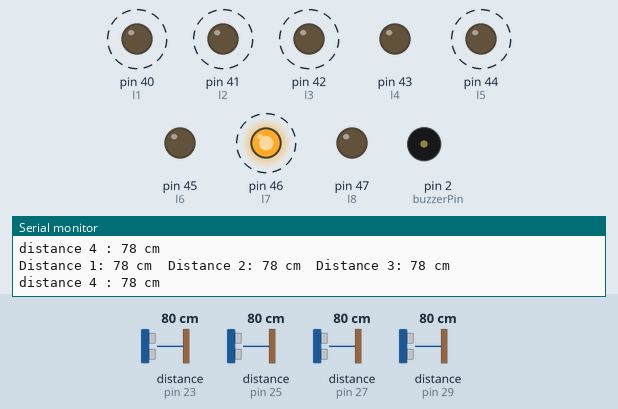
Simulated run of this sketch. Board: Arduino Mega 2560, built with avr-gcc and run on an emulated ATmega2560. On the bench: output pins drawn as LEDs (lit = HIGH), buzzer (waves = sounding, pin HIGH), the last lines printed to the serial monitor. Wiring (inferred from the names in the program): 4 × ultrasonic range finder: trigger pin 22, echo pin 23 / trigger pin 24, echo pin 25 / trigger pin 26, echo pin 27 / trigger pin 28, echo pin 29. Dashed ring = blinking. The test bench sets the inputs (shaded band); at power-on: distance to the obstacle (sensors on pin 23, pin 25, pin 27, pin 29) 80 cm. The echo pulse lasts 58.3 µs per cm; pins used as bus, display or sensor lines are not drawn.

Above: at 0.91 s.
1.4 s: distance to the obstacle (sensor on pin 23) set to 56 cm
4.5 s: distance to the obstacle (sensor on pin 23) set to 47 cm
At 4.73 s:
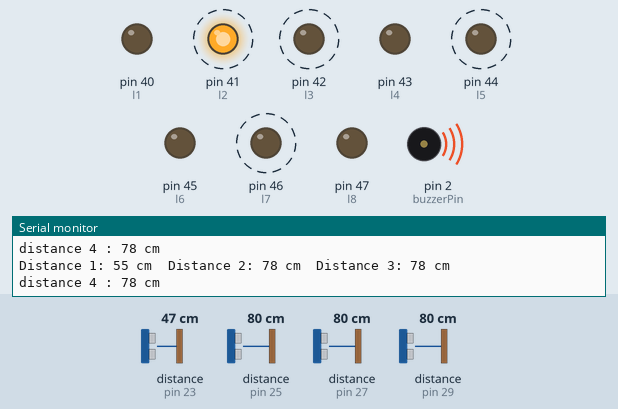
7.6 s: distance to the obstacle (sensor on pin 25) set to 250 cm
10.7 s: distance to the obstacle (sensor on pin 25) set to 57 cm
13.8 s: distance to the obstacle (sensor on pin 25) set to 46 cm
At 14.1 s:
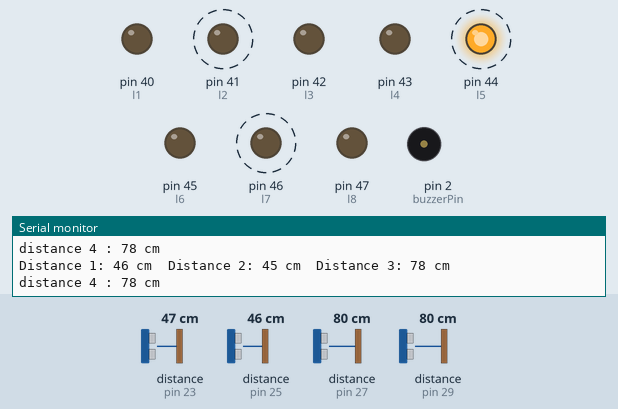
16.9 s: distance to the obstacle (sensor on pin 25) set to 60 cm
At 17.48 s:
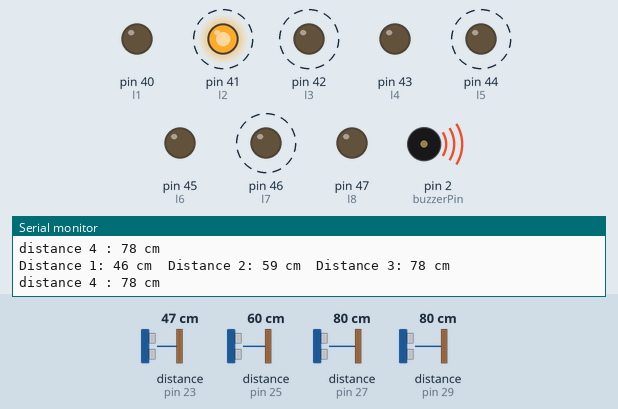
Timing chart, 0 to 21.0 s (numbered marks = the images above; inputs shaded):
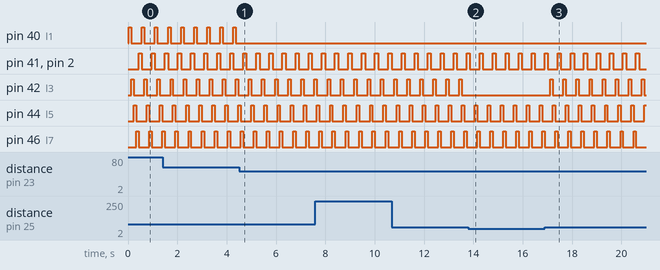

The sketch:

collision_warning.ino
```cpp
// Pins for the first leftt ultrasonic sensor
const int trigPin1 = 22;
const int echoPin1 = 23;
int l1 = 40; // blue led left
int l2 = 41; // red led left


// Pins for the second front ultrasonic sensor
const int trigPin2 = 24;
const int echoPin2 = 25;
int l3 = 42; // blue led left
int l4 = 43; // red led left

// Pins for the third right ultrasonic sensor
const int trigPin3 = 26;
const int echoPin3 = 27;
int l5 = 44; // blue led left


int l6 = 45 ; // red led left

// Pins for the 4th Back ultrasonic sensor
const int trigPin4 = 28;
const int echoPin4 = 29;
int l7 = 46; // blue led left
int l8 = 47 ; // red led left

//buzzer pin
const int buzzerPin = 2;

void setup() {
  Serial.begin(9600);

  // Initialize trigger pins as OUTPUT
  pinMode(trigPin1, OUTPUT);
  pinMode(trigPin2, OUTPUT);
  pinMode(trigPin3, OUTPUT);
  pinMode(trigPin4, OUTPUT);

  // Initialize echo pins as INPUT
  pinMode(echoPin1, INPUT);
  pinMode(echoPin2, INPUT);
  pinMode(echoPin3, INPUT);
  pinMode(echoPin4, INPUT);

  //initialize led pins
  pinMode(l1, OUTPUT);
  pinMode(l2, OUTPUT);
  pinMode(l3, OUTPUT);
  pinMode(l4, OUTPUT);
  pinMode(l5, OUTPUT);
  pinMode(l6, OUTPUT);
  pinMode(l7, OUTPUT);
  pinMode(l8, OUTPUT);

//initialize buzzer
  pinMode(buzzerPin, OUTPUT);
}

void loop() {
  // Measure distance using the first ultrasonic sensor
  long duration1, distance1;
  digitalWrite(trigPin1, LOW);
  delayMicroseconds(2);
  digitalWrite(trigPin1, HIGH);
  delayMicroseconds(10);
  digitalWrite(trigPin1, LOW);
  duration1 = pulseIn(echoPin1, HIGH);
  distance1 = duration1 * 0.034 / 2;

  // Measure distance using the second ultrasonic sensor
  long duration2, distance2;
  digitalWrite(trigPin2, LOW);
  delayMicroseconds(2);
  digitalWrite(trigPin2, HIGH);
  delayMicroseconds(10);
  digitalWrite(trigPin2, LOW);
  duration2 = pulseIn(echoPin2, HIGH);
  distance2 = duration2 * 0.034 / 2;

  // Measure distance using the third ultrasonic sensor
  long duration3, distance3;
  digitalWrite(trigPin3, LOW);
  delayMicroseconds(2);
  digitalWrite(trigPin3, HIGH);
  delayMicroseconds(10);
  digitalWrite(trigPin3, LOW);
  duration3 = pulseIn(echoPin3, HIGH);
  distance3 = duration3 * 0.034 / 2;

  // Measure distance using the fourth ultrasonic sensor
  long duration4, distance4;
  digitalWrite(trigPin4, LOW);
  delayMicroseconds(2);
  digitalWrite(trigPin4, HIGH);
  delayMicroseconds(10);
  digitalWrite(trigPin4, LOW);
  duration4 = pulseIn(echoPin4, HIGH);
  distance4 = duration4 * 0.034 / 2;


  // Print the distances to the Serial Monitor
  Serial.print("Distance 1: ");
  Serial.print(distance1);
  Serial.print(" cm\t");
  Serial.print("Distance 2: ");
  Serial.print(distance2);
  Serial.print(" cm\t");
  Serial.print("Distance 3: ");
  Serial.print(distance3);
  Serial.println(" cm");
  Serial.print("distance 4 : ");
  Serial.print(distance4);
  Serial.println(" cm");

  if (distance1 < 300 && distance1 >50 )
  {
  digitalWrite(l1, HIGH);
  digitalWrite(l2, LOW);
  digitalWrite(l3, LOW);
  digitalWrite(l4, LOW);
  digitalWrite(l5, LOW);
  digitalWrite(l6, LOW);
  digitalWrite(l6, LOW);
  digitalWrite(l7, LOW);
  digitalWrite(buzzerPin, LOW);
  delay(100);
  }
   else
 {
  digitalWrite(l1, LOW);
  digitalWrite(l2, LOW);
  digitalWrite(l3, LOW);
  digitalWrite(l4, LOW);
  digitalWrite(l5, LOW);
  digitalWrite(l6, LOW);
  digitalWrite(l7, LOW);
  digitalWrite(l8, LOW);
  digitalWrite(buzzerPin, LOW);
  delay(100);
 }

  if (distance2 < 300 && distance2 >50 )
  {
  digitalWrite(l1, LOW);
  digitalWrite(l2, LOW);
  digitalWrite(l3, HIGH);
  digitalWrite(l4, LOW);
  digitalWrite(l5, LOW);
  digitalWrite(l6, LOW);
  digitalWrite(l7, LOW);
  digitalWrite(l8, LOW);
  digitalWrite(buzzerPin, LOW);
  delay(100);
  }
  else
 {
  digitalWrite(l1, LOW);
  digitalWrite(l2, LOW);
  digitalWrite(l3, LOW);
  digitalWrite(l4, LOW);
  digitalWrite(l5, LOW);
  digitalWrite(l6, LOW);
  digitalWrite(l7, LOW);
  digitalWrite(l8, LOW);
  digitalWrite(buzzerPin, LOW);
  delay(100);
 }
   if (distance3 < 300 && distance3 >50 )
  {
  digitalWrite(l1, LOW);
  digitalWrite(l2, LOW);
  digitalWrite(l3, LOW);
  digitalWrite(l4, LOW);
  digitalWrite(l5, HIGH);
  digitalWrite(l6, LOW);
  digitalWrite(l7, LOW);
  digitalWrite(l8, LOW);
  digitalWrite(buzzerPin, LOW);
  delay(100);
  }
  else
 {
  digitalWrite(l1, LOW);
  digitalWrite(l2, LOW);
  digitalWrite(l3, LOW);
  digitalWrite(l4, LOW);
  digitalWrite(l5, LOW);
  digitalWrite(l6, LOW);
  digitalWrite(l7, LOW);
  digitalWrite(l8, LOW);
  digitalWrite(buzzerPin, LOW);
  delay(100);
 }

  if (distance4 < 300 && distance4 >50 )
  {
  digitalWrite(l1, LOW);
  digitalWrite(l2, LOW);
  digitalWrite(l3, LOW);
  digitalWrite(l4, LOW);
  digitalWrite(l5, LOW);
  digitalWrite(l6, LOW);
  digitalWrite(l7, HIGH);
  digitalWrite(l8, LOW);
  digitalWrite(buzzerPin, LOW);
  delay(100);
  }
  else
 {
  digitalWrite(l1, LOW);
  digitalWrite(l2, LOW);
  digitalWrite(l3, LOW);
  digitalWrite(l4, LOW);
  digitalWrite(l5, LOW);
  digitalWrite(l6, LOW);
  digitalWrite(l7, LOW);
  digitalWrite(l8, LOW);
  digitalWrite(buzzerPin, LOW);
  delay(100);
 }


  if (distance1 < 100 )
  {
  digitalWrite(l1, LOW);
  digitalWrite(l2, HIGH);
  digitalWrite(l3, LOW);
  digitalWrite(l4, LOW);
  digitalWrite(l5, LOW);
  digitalWrite(l6, LOW);
  digitalWrite(l7, LOW);
  digitalWrite(l8, LOW);
  digitalWrite(buzzerPin, HIGH);
  delay(100);
  }
 else
 {
  digitalWrite(l1, LOW);
  digitalWrite(l2, LOW);
  digitalWrite(l3, LOW);
  digitalWrite(l4, LOW);
  digitalWrite(l5, LOW);
  digitalWrite(l6, LOW);
  digitalWrite(l7, LOW);
  digitalWrite(l8, LOW);
  digitalWrite(buzzerPin, LOW);
  delay(100);
 }
}
```

Measured:
- the behaviour switches between 52 and 51 cm on distance to the obstacle (sensor on pin 23) (found by bisection; images 0 and 1)
- the behaviour switches between 52 and 51 cm on distance to the obstacle (sensor on pin 25) (found by bisection; images 1 and 2)
- after the input at 4.5 s, pin 40 (l1): stops changing and stays LOW
- after the input at 13.8 s, pin 42 (l3): stops changing and stays LOW
- after the input at 16.9 s, pin 42 (l3): alternates HIGH for 0.10 s and LOW for 0.43 s, starting after 0.23 s
- by itself, pin 40 (l1), pin 42 (l3), pin 44 (l5), pin 46 (l7): alternates HIGH for 0.10 s and LOW for 0.43 s
- by itself, pin 41 (l2), pin 2 (buzzerPin): alternates HIGH for 0.13 s and LOW for 0.40 s
